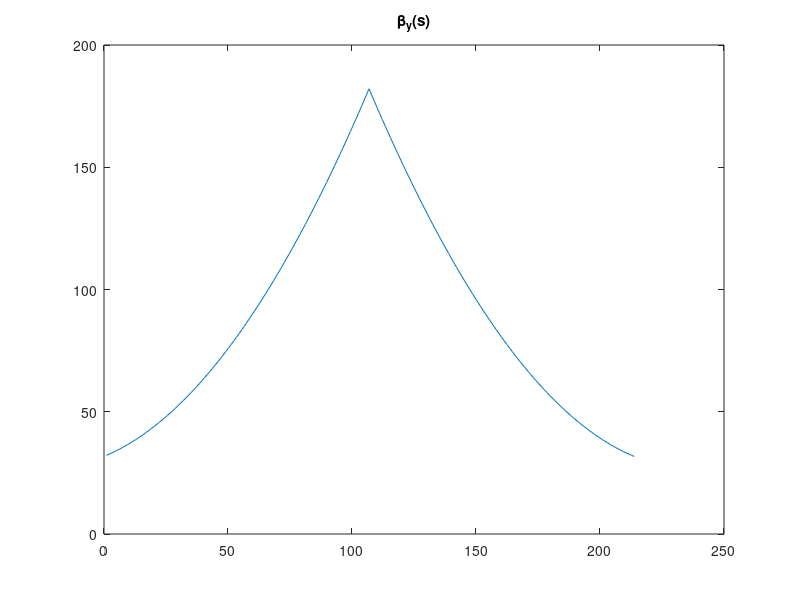

Here is the MATLAB script that generated this plot:
L=53.45; %m half period of fodo lattice
f=38;%m
N=100; %steps moving the "window"
z=linspace(1,53.45*4,2*N); %m longitudinal coordinate
%% horizontal plane

MF=[1 0; -1/f 1];
MD=[1 0; 1/f 1];
ML=[1 L; 0 1];

O=ones(2,2*N);
for i=1:N
    Mia=[1 i*L/N; 0 1];
Mib=[1 (1-i/N)*L; 0 1 ];
M=Mia*MF*ML*MD*Mib;
  phi=acos((M(1,1)+M(2,2))/2);
  a=(M(1,1)-M(2,2))/(2*sin(phi));
  b=M(1,2)/sin(phi);
    O(:,i)=[a ; b];
end %for

for j=1:N
    Mja=[1 j*L/N; 0 1];
Mjb=[1 (1-j/N)*L; 0 1 ];
Mj=Mja*MD*ML*MF*Mjb;
  phi=acos((Mj(1,1)+Mj(2,2))/2);
  a=(Mj(1,1)-Mj(2,2))/(2*sin(phi));
  b=Mj(1,2)/sin(phi);
    O(:,j+N)=[a ; b];
end %for

fig1=plot(z,O(1,:));
title('\alpha_x(s)')
%%
fig2=plot(z, O(2,:));
title('\beta_x(s)')
%% vertical plane
 %changing plane results in inverting F/D effect
MF=[1 0; 1/f 1];
MD=[1 0; -1/f 1];
V=ones(2,2*N);
for i=1:N
    Mia=[1 i*L/N; 0 1];
Mib=[1 (1-i/N)*L; 0 1 ];
M=Mia*MF*ML*MD*Mib;
  phi=acos((M(1,1)+M(2,2))/2);
  a=(M(1,1)-M(2,2))/(2*sin(phi));
  b=M(1,2)/sin(phi);
    V(:,i)=[a ; b];
end
for j=1:N
    Mja=[1 j*L/N; 0 1];
Mjb=[1 (1-j/N)*L; 0 1 ];
Mj=Mja*MD*ML*MF*Mjb;
  phi=acos((Mj(1,1)+Mj(2,2))/2);
  a=(Mj(1,1)-Mj(2,2))/(2*sin(phi));
  b=Mj(1,2)/sin(phi);
    V(:,j+N)=[a ; b];
end %for
fig3=plot(z,V(1,:));
title('\alpha_y(s)')
%%
fig2=plot(z, V(2,:));
title('\beta_y(s)')